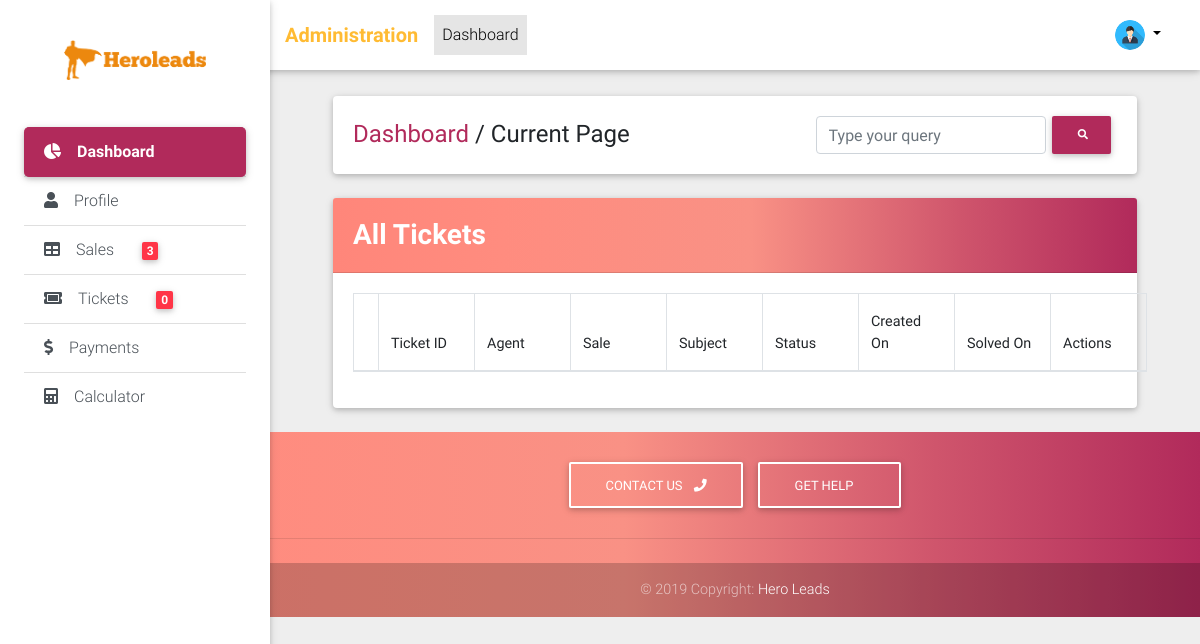
Before: /admin/tickets/list/ (signed in) with the older database file.
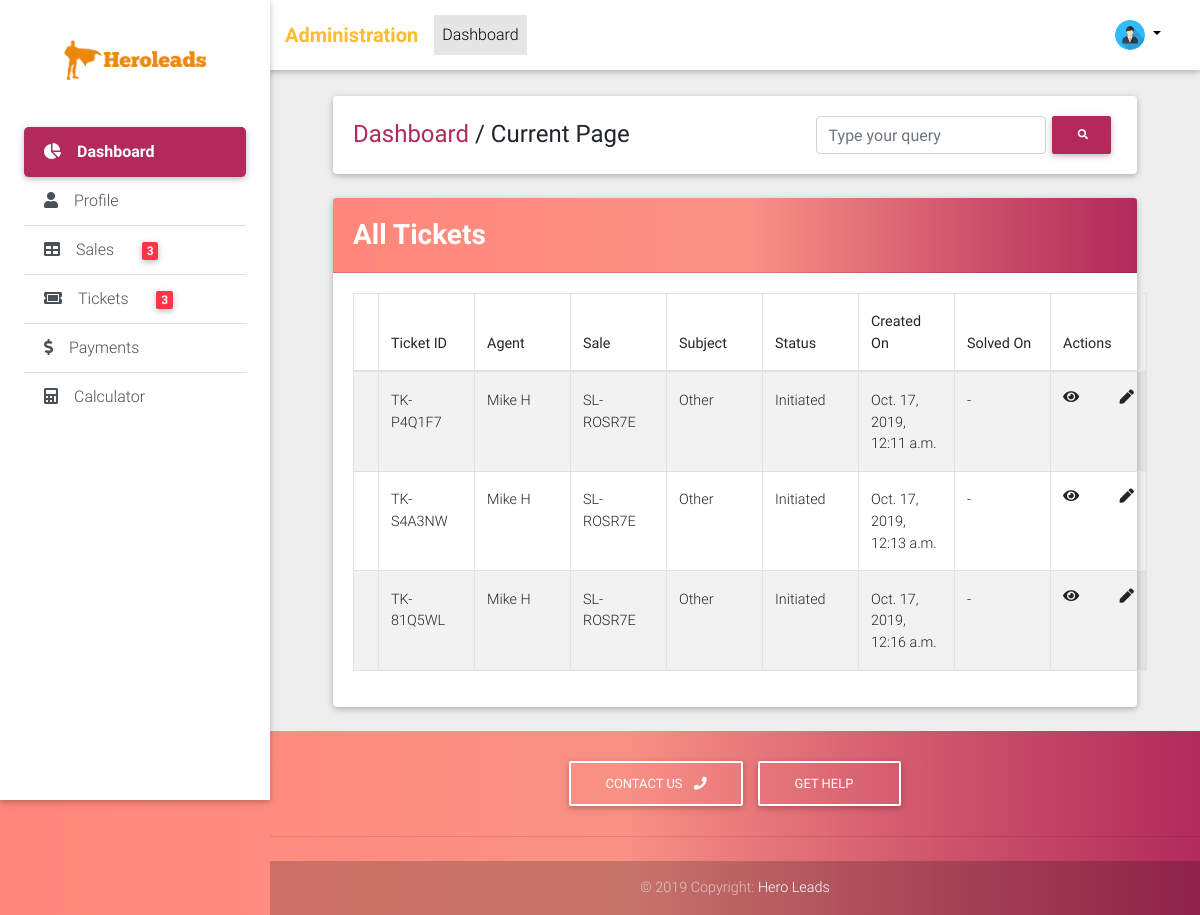
After: the same page with the newer database file.
### tickets/models.py (models this page shows, shortened)
class Ticket(models.Model):
    TICKET_STATUS_CHOICES = (("IN", "Initiated"), ("PR", "Processing"), ("SL", "Solved"), ("CN", "Cancelled"), ("EX", "Expired"))
    QUERY_TYPE_CHOICES = (("PR", "Price"), ("PM", "Payment"), ("OT", "Other"))
    ticket_id = models.CharField(max_length=32, default=ticket_id_generator)
    sale = models.ForeignKey("sales.Sale", on_delete=models.CASCADE)
    status = models.CharField(max_length=2, choices=TICKET_STATUS_CHOICES, default="IN")
    query_type = models.CharField(max_length=2, choices=QUERY_TYPE_CHOICES, default="OT")
    executive_description = models.TextField(verbose_name="Comment", blank=True)
    photo = models.ImageField(upload_to="tickets/photos/", blank=True, null=True)
    created_on = models.DateTimeField(auto_now_add=True)
    solved_on = models.DateTimeField(blank=True, null=True)
    description = models.TextField(blank=True)
    """info from finance team"""
    @property
    def get_admin_absolute_url(self):
        return reverse_lazy("crm_admin:tickets_admin_detail", kwargs={"id": self.id})

### sales/models.py (models this page shows, shortened)
class Sale(models.Model):
    SALE_STATUS_CHOICES = (("CR", "Created"), ("PR", "Process"), ("AP", "Approved"), ("CP", "Completed"), ("DC", "Declined"))
    agent = models.ForeignKey(User, on_delete=models.CASCADE)
    campaign_name = models.CharField(max_length=128)
    sale_date = models.DateField()
    setup_fee = models.PositiveIntegerField()
    contract_volume = models.PositiveIntegerField()
    monthly_budget = models.PositiveIntegerField()
    duration = models.ForeignKey(Duration, on_delete=models.PROTECT)
    management_fee = models.PositiveIntegerField()
    car_dealer_amount = models.PositiveIntegerField()
    payment_terms = models.PositiveIntegerField()
    agent_comment = models.TextField(verbose_name="Comment", blank=True)
    first_commission_paid = models.BooleanField(default=False)
    last_commission_paid = models.BooleanField(default=False)
    first_commission_pay_on = models.DateField(blank=True, null=True)
    last_commission_pay_on = models.DateField(blank=True, null=True)
    finance_comment = models.TextField(blank=True)
    commission_applicable = models.FloatField(blank=True, null=True)
    payment_term_intz = models.PositiveIntegerField(blank=True, null=True)
    car_dealer_bonus = models.PositiveIntegerField(blank=True, null=True)
    multiplier_applicable = models.FloatField(blank=True, null=True)
    setup_fee_payout = models.PositiveIntegerField(blank=True, null=True)
    first_payout = models.PositiveIntegerField(blank=True, null=True)
    last_payout = models.PositiveIntegerField(blank=True, null=True)
    bonus_payout = models.PositiveIntegerField(blank=True, null=True)
    total_payout = models.PositiveIntegerField(blank=True, null=True)
    sale_id = models.CharField(max_length=32, default=sale_id_generator)
    status = models.CharField(max_length=2, choices=SALE_STATUS_CHOICES, default="CR")
    created_on = models.DateTimeField(auto_now_add=True)

### accounts/models.py (models this page shows, shortened)
class User(AbstractBaseUser, PermissionsMixin):
    ACCOUNT_TYPE_CHOICES = (("NU", "Normal User"), ("SU", "Staff User"), ("AU", "Admin User"))
    email = models.EmailField(unique=True)
    phone = models.CharField(max_length=20, null=True, blank=True)
    first_name = models.CharField(max_length=32)
    last_name = models.CharField(max_length=32)
    date_joined = models.DateTimeField(auto_now_add=True)
    is_active = models.BooleanField(default=True)
    is_staff = models.BooleanField(default=False)
    is_superuser = models.BooleanField(default=False)
    account_type = models.CharField(max_length=2, choices=ACCOUNT_TYPE_CHOICES, default="NU")
    photo = models.ImageField(upload_to="accounts/users/photos/", blank=True, null=True)
    objects = UserManager()
    USERNAME_FIELD = "email"
    REQUIRED_FIELDS = ["first_name", "last_name"]
    @property
    def get_short_name(self):
        return "{} {}".format(self.first_name, self.last_name[0])
    @property
    def get_avatar(self):
        if self.photo:
            return self.photo.url
        else:
            return "missing"

### crm_admin/views/tickets_views.py (the view)
class TicketListView(LoginRequiredMixin, ListView):
    model = Ticket
    context_object_name = "tickets"
    template_name = "tickets_admin/list.html"

### crm_admin/templatetags/crm_admin_tags.py (called while the page is built)
@register.simple_tag
def get_pending_sale_count():
    return Sale.objects.exclude(status="CP").count()

@register.simple_tag
def get_pending_ticket_count():
    return Ticket.objects.exclude(status__in=("EX", "CN", "SL")).count()

### crm_admin/templates/tickets_admin/list.html (shortened to what this page needs)
{% extends "crm_admin/base.html" %}
{% load crispy_forms_tags %}
{% load static %}
{% block custom_links %}
    <link href="{% static "css/addons/datatables.min.css" %}" rel="stylesheet">
    <link href="{% static "css/addons/datatables-select.min.css" %}" rel="stylesheet">
{% endblock %}
{% block content %}
    <div>
        <div class="card">
            <div class="card-header young-passion-gradient clearfix">
                <div class="page_heading float-left">
                    <h3 class="font-weight-bold white-text mt-2">All Tickets</h3>
                </div>
            </div>
        <div class="card-body">
            <table id="dt-basic-checkbox" class="table table-striped table-bordered" cellspacing="0" width="100%">
          <thead>
            <tr>
              <th></th>
              <th class="th-sm">Ticket ID</th>
              <th class="th-sm">Agent</th>
              <th class="th-sm">Sale</th>
              <th class="th-sm">Subject</th>
              <th class="th-sm">Status</th>
              <th class="th-sm">Created On</th>
              <th class="th-sm">Solved On</th>
              <th class="th-sm">Actions</th>
            </tr>
          </thead>
          <tbody>
            {% for ticket in tickets %}
                <tr>
                    <td></td>
                    <td><a href="{{ ticket.get_admin_absolute_url }}">{{ ticket.ticket_id }}</a></td>
                    <td>{{ ticket.sale.agent.get_short_name }}</td>
                    <td>{{ ticket.sale.sale_id }}</td>
                    <td>{{ ticket.get_query_type_display }}</td>
                    <td>{{ ticket.get_status_display}}</td>
                    <td>{{ ticket.created_on }}</td>
                    <td>{{ ticket.solved_on|default:"-" }}</td>
                    <td>
                        <a href="{{ ticket.get_admin_absolute_url }}"><i class="fa float-left fa-eye"></i></a>
                        <a href="{{ sale.get_admin_update_url }}"><i class="fa fa-pen float-right"></i></a>
                    </td>
                </tr>
            {% endfor %}
          </tbody>
        </table>
        </div>
        </div>
    </div>
{% endblock %}

### crm_admin/templates/crm_admin/base.html (shortened to what this page needs)
<!DOCTYPE html>
{% load static %}
<html lang="en">
<head>
    <link rel="stylesheet" href="https://use.fontawesome.com/releases/v5.8.2/css/all.css">
    <link href="{% static "css/bootstrap.min.css" %}" rel="stylesheet">
    <link href="{% static "css/mdb.min.css" %}" rel="stylesheet">
    <link href="{% static "css/admin_style.css" %}" rel="stylesheet">
    {% block custom_links %}
    {% endblock %}
</head>
<body class="grey lighten-3">
    {% if user.is_authenticated %}
        {% include "crm_admin/header.html" %}
    {% endif %}
        <main class="pt-5 mx-lg-5">
            <div class="container-fluid mt-5">
                {% if user.is_authenticated %}
                    {% include "crm_admin/breadcrumb.html" %}
                {% endif %}
                {% block content %}{% endblock %}
            </div>
        </main>
    {% include "crm_admin/footer.html" %}
</body>
</html>

### crm_admin/templates/crm_admin/header.html (shortened to what this page needs)
{% load static %}
{% load crm_admin_tags %}
  <header>
    <nav class="navbar fixed-top navbar-expand-lg navbar-light white scrolling-navbar">
      <div class="container-fluid">
        <a class="navbar-brand waves-effect" href="{% url "crm_admin:dashboard" %}">
          <strong class="text-warning font-weight-bold">Administration</strong>
        </a>
        <div class="collapse navbar-collapse" id="navbarSupportedContent">
          <ul class="navbar-nav mr-auto">
            <li class="nav-item active">
              <a class="nav-link waves-effect" href="#">Dashboard
              </a>
            </li>
          </ul>
          <ul class="navbar-nav nav-flex-icons">
              <li class="nav-item avatar dropdown">
        <a class="nav-link dropdown-toggle" id="navbarDropdownMenuLink-55" data-toggle="dropdown"
          aria-haspopup="true" aria-expanded="false">
          <img src="{{ user.get_avatar }}" class="rounded-circle z-depth-0"
            alt="avatar" id="avatar-image" height="30px">
        </a>
      </li>
          </ul>
        </div>
      </div>
    </nav>
    <div class="sidebar-fixed position-fixed">
      <a class="logo-wrapper waves-effect">
        <img src="{% static "img/logo (copy).png" %}" class="img-fluid" alt="">
      </a>
      <div class="list-group list-group-flush">
        <a href="{% url "crm_admin:dashboard" %}" class="list-group-item active waves-effect">
          <i class="fas fa-chart-pie mr-3"></i>Dashboard
        </a>
        <a href="#" class="list-group-item list-group-item-action waves-effect">
          <i class="fas fa-user mr-3"></i>Profile</a>
        <a href="{% url "crm_admin:sales_admin_list" %}" class="list-group-item list-group-item-action waves-effect">
          <i class="fas fa-table mr-3"></i>Sales <span class="badge badge-danger ml-4">{% get_pending_sale_count %}</span></a>
        <a href="{% url "crm_admin:tickets_admin_list" %}" class="list-group-item list-group-item-action waves-effect">
          <i class="fas fa-ticket-alt mr-3"></i>Tickets <span class="badge badge-danger ml-4">{% get_pending_ticket_count %}</span>
        </a>
        <a href="#" class="list-group-item list-group-item-action waves-effect">
          <i class="fas fa-dollar-sign mr-3"></i>Payments</a>
        <a href="{% url "crm_admin:calcons_admin_view" %}" class="list-group-item list-group-item-action waves-effect">
          <i class="fas fa-calculator mr-3"></i>Calculator</a>
      </div>
    </div>
  </header>

### crm_admin/templates/crm_admin/breadcrumb.html
{% load static %}
    <div class="card mb-4 wow fadeIn">
        <div class="card-body d-sm-flex justify-content-between">
          <h4 class="mb-2 mb-sm-0 pt-1">
            <a href="{% url "crm_admin:dashboard" %}" class="amt-default-color">Dashboard</a>
            <span>/</span>
            <span>Current Page</span>
          </h4>
          <form class="d-flex justify-content-center">
            <input type="search" placeholder="Type your query" aria-label="Search" class="form-control">
            <button class="btn amt-bg-default btn-sm my-0 p" type="submit">
              <i class="fas fa-search"></i>
            </button>
          </form>
        </div>
      </div>

### crm_admin/templates/crm_admin/footer.html (shortened to what this page needs)
{% load static %}
  <footer class="page-footer text-center font-small young-passion-gradient darken-2 mt-4 wow fadeIn amt-footer">
    <div class="pt-4">
      <a class="btn btn-outline-white" href="#"
        role="button">Contact US
        <i class="fas fa-phone ml-2"></i>
      </a>
      <a class="btn btn-outline-white" href="#" role="button">Get Help
      </a>
    </div>
    <hr class="my-4">
    <div class="footer-copyright py-3">
      © 2019 Copyright:
      <a href="https://mdbootstrap.com/education/bootstrap/" target="_blank">Hero Leads</a>
    </div>
  </footer>

### portal/static/css/admin_style.css (style rules this page uses)
.sidebar-fixed { height: 100vh; width: 270px; -webkit-box-shadow: 0 2px 5px 0 rgba(0, 0, 0, 0.16), 0 2px 10px 0 rgba(0, 0, 0, 0.12); box-shadow: 0 2px 5px 0 rgba(0, 0, 0, 0.16), 0 2px 10px 0 rgba(0, 0, 0, 0.12); z-index: 1050; background-color: #fff; padding: 1.5rem; padding-top: 0; }
.sidebar-fixed .list-group .active { -webkit-box-shadow: 0 2px 5px 0 rgba(0, 0, 0, 0.16), 0 2px 10px 0 rgba(0, 0, 0, 0.12); box-shadow: 0 2px 5px 0 rgba(0, 0, 0, 0.16), 0 2px 10px 0 rgba(0, 0, 0, 0.12); -webkit-border-radius: 5px; border-radius: 5px; }
.sidebar-fixed .logo-wrapper { padding: 2.5rem; }
.sidebar-fixed .logo-wrapper img { max-height: 50px; }
@media (min-width: 1200px) { .navbar, .page-footer, main { padding-left: 270px; } }
.list-group-item.active { background-color: #b12a5b!important; border-color: #b12a5b!important; font-weight: bold; }
.amt-bg-default { background-color: #b12a5b; color: white; }
.amt-default-color { color: #b12a5b!important; }

Changed rows visible on the page:
added Ticket: ticket_id "TK-P4Q1F7", sale.agent.get_short_name "Mike H", sale.sale_id "SL-ROSR7E", query_type "Other", status "Initiated", created_on "Oct. 17, 2019, 12:11 a.m.", solved_on "-"
added Ticket: ticket_id "TK-S4A3NW", sale.agent.get_short_name "Mike H", sale.sale_id "SL-ROSR7E", query_type "Other", status "Initiated", created_on "Oct. 17, 2019, 12:13 a.m.", solved_on "-"
added Ticket: ticket_id "TK-81Q5WL", sale.agent.get_short_name "Mike H", sale.sale_id "SL-ROSR7E", query_type "Other", status "Initiated", created_on "Oct. 17, 2019, 12:16 a.m.", solved_on "-"
Other visible differences:
text no longer shown: "0"
text now shown: "3"
